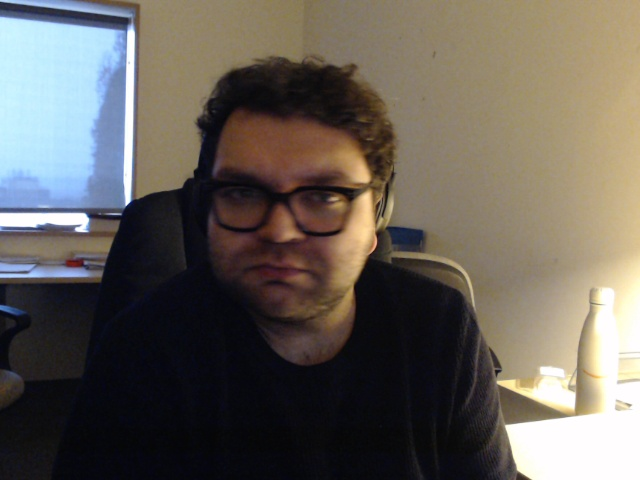
#> input picture Images/Frames/Frame_101.jpg, 640 x 480 px
$ python face_detect.py
#> lines starting #> are read from the running program, lines starting #| are printed output that depends on the picture
#> further down, frame is the input picture: shape (480, 640, 3); mean B, G, R 88.9, 96.3, 102.2
### Utils/facedetect.py

import cv2
import dlib
import Utils.alignment as alignment
import numpy


CASCADE_PATH = "Utils/OpenCV_Files/haarcascade_frontalface_alt.xml"
DLIB_CNN_FACE_DETECTOR_PATH = "Utils/Dlib_Files/mmod_human_face_detector.dat"

def detectFace(frame, face_detector="CV", aligned=False):
#> called with face_detector = 'CV', aligned = True
	if face_detector == "CV":
		if (len(frame.shape) == 3):
			img = cv2.cvtColor(frame, cv2.COLOR_BGR2GRAY)
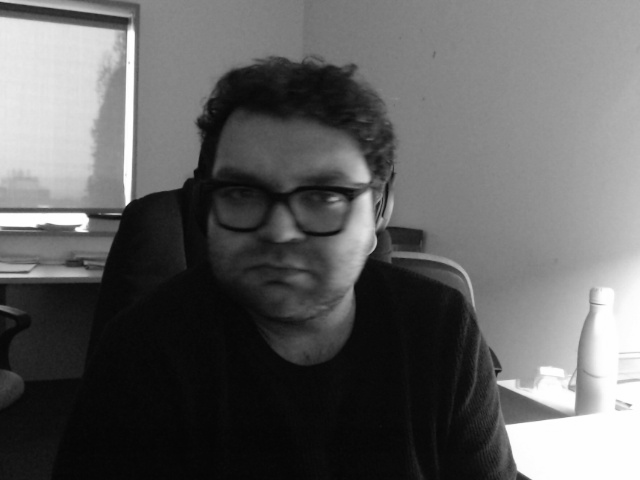
#> img: shape (480, 640); min 4, max 255, mean 97.2

		cascade = cv2.CascadeClassifier(CASCADE_PATH)
		rects = cascade.detectMultiScale(image=img, scaleFactor=1.3, minNeighbors=4, flags=1, minSize=(20, 20))
#> rects = [[175, 109, 221, 221]]

		if len(rects) == 0:
			face = None
			face_img = None
		else:
			rects[:, 2:] += rects[:, :2]
			x1, y1, x2, y2 = rects[0]
#> x1 = 175; y1 = 109; x2 = 396; y2 = 330
			face = rects[0]
#> face = [175, 109, 396, 330]
			if aligned:
#> (the run stopped early here; a loop or call above may not have finished)
